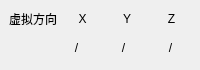
          <widget class="QWidget" name="widget_12" native="true">
           <property name="maximumSize">
            <size>
             <width>16777215</width>
             <height>70</height>
            </size>
           </property>
           <property name="styleSheet">
            <string notr="true">QLabel
{
	background:transparent;
	font: 18px &quot;Alibaba PuHuiTi&quot;;
}</string>
           </property>
           <layout class="QGridLayout" name="gridLayout_9">
            <property name="leftMargin">
             <number>9</number>
            </property>
            <property name="topMargin">
             <number>9</number>
            </property>
            <property name="rightMargin">
             <number>9</number>
            </property>
            <property name="bottomMargin">
             <number>9</number>
            </property>
            <item row="0" column="0">
             <layout class="QHBoxLayout" name="horizontalLayout_22">
              <item>
               <widget class="QLabel" name="label_39">
                <property name="maximumSize">
                 <size>
                  <width>16777215</width>
                  <height>20</height>
                 </size>
                </property>
                <property name="text">
                 <string>虚拟方向</string>
                </property>
                <property name="alignment">
                 <set>Qt::AlignCenter</set>
                </property>
               </widget>
              </item>
              <item>
               <widget class="QLabel" name="label_tipx_8">
                <property name="maximumSize">
                 <size>
                  <width>16777215</width>
                  <height>20</height>
                 </size>
                </property>
                <property name="text">
                 <string>X</string>
                </property>
                <property name="alignment">
                 <set>Qt::AlignCenter</set>
                </property>
               </widget>
              </item>
              <item>
               <widget class="QLabel" name="label_tipy_8">
                <property name="maximumSize">
                 <size>
                  <width>16777215</width>
                  <height>20</height>
                 </size>
                </property>
                <property name="text">
                 <string>Y</string>
                </property>
                <property name="alignment">
                 <set>Qt::AlignCenter</set>
                </property>
               </widget>
              </item>
              <item>
               <widget class="QLabel" name="label_tipz_12">
                <property name="maximumSize">
                 <size>
                  <width>16777215</width>
                  <height>20</height>
                 </size>
                </property>
                <property name="text">
                 <string>Z</string>
                </property>
                <property name="alignment">
                 <set>Qt::AlignCenter</set>
                </property>
               </widget>
              </item>
             </layout>
            </item>
            <item row="1" column="0">
             <layout class="QHBoxLayout" name="horizontalLayout_23">
              <item>
               <widget class="QLabel" name="label_40">
                <property name="text">
                 <string/>
                </property>
                <property name="alignment">
                 <set>Qt::AlignCenter</set>
                </property>
               </widget>
              </item>
              <item>
               <widget class="QLabel" name="label_dx">
                <property name="styleSheet">
                 <string notr="true">QLabel
{
		background:transparent;
	font: 16px &quot;Alibaba PuHuiTi&quot;;
}</string>
                </property>
                <property name="text">
                 <string>/</string>
                </property>
                <property name="alignment">
                 <set>Qt::AlignCenter</set>
                </property>
               </widget>
              </item>
              <item>
               <widget class="QLabel" name="label_dy">
                <property name="styleSheet">
                 <string notr="true">QLabel
{
	background:transparent;
	font: 16px &quot;Alibaba PuHuiTi&quot;;
}</string>
                </property>
                <property name="text">
                 <string>/</string>
                </property>
                <property name="alignment">
                 <set>Qt::AlignCenter</set>
                </property>
               </widget>
              </item>
              <item>
               <widget class="QLabel" name="label_dz">
                <property name="styleSheet">
                 <string notr="true">QLabel
{
		background:transparent;
	font: 16px &quot;Alibaba PuHuiTi&quot;;
}</string>
                </property>
                <property name="text">
                 <string>/</string>
                </property>
                <property name="alignment">
                 <set>Qt::AlignCenter</set>
                </property>
               </widget>
              </item>
             </layout>
            </item>
           </layout>
          </widget>
